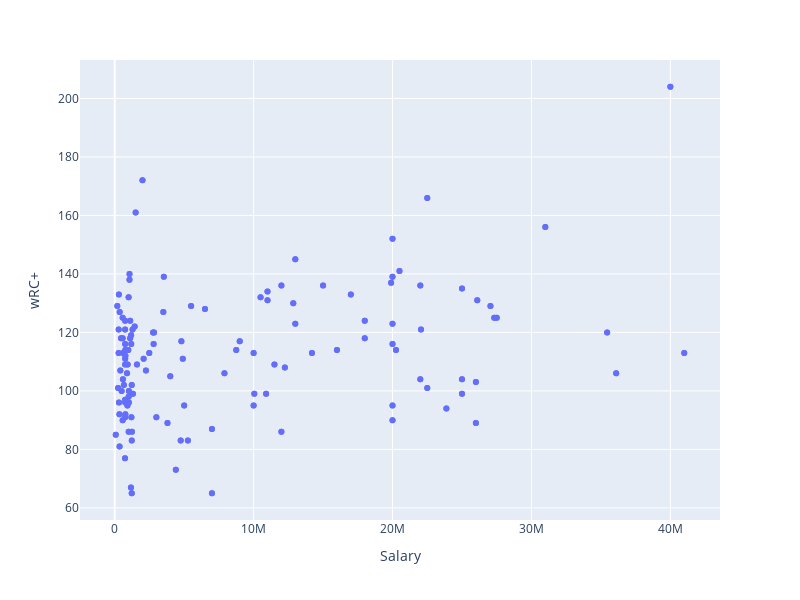

Write notebook code for a chart like this one.
### Code cell
fig = px.scatter(df,
                 x = 'Salary',
                 y = 'wRC+',
                 hover_data = 'Name')

fig.update_layout(width = 800,
                  height = 600)

fig.show()

### Figure 1 — Plotly figure (JSON) as saved in the notebook; plotly's stock layout.template omitted (floating-point values rounded to 4 significant figures; data arrays with more than 128 entries replaced by an {"elided": "..."} marker saying what was removed)
{"data": [{"customdata": {"elided": "262x1 str values"}, "hovertemplate": "Salary=%{x}<br>wRC+=%{y}<br>Name=%{customdata[0]}<extra></extra>", "legendgroup": "", "marker": {"color": "#636efa", "symbol": "circle"}, "mode": "markers", "name": "", "orientation": "v", "showlegend": false, "type": "scatter", "x": {"elided": "262 int values"}, "xaxis": "x", "y": {"elided": "262 float values"}, "yaxis": "y"}], "layout": {"height": 600, "legend": {"tracegroupgap": 0}, "margin": {"t": 60}, "width": 800, "xaxis": {"anchor": "y", "domain": [0, 1], "title": {"text": "Salary"}}, "yaxis": {"anchor": "x", "domain": [0, 1], "title": {"text": "wRC+"}}}}
